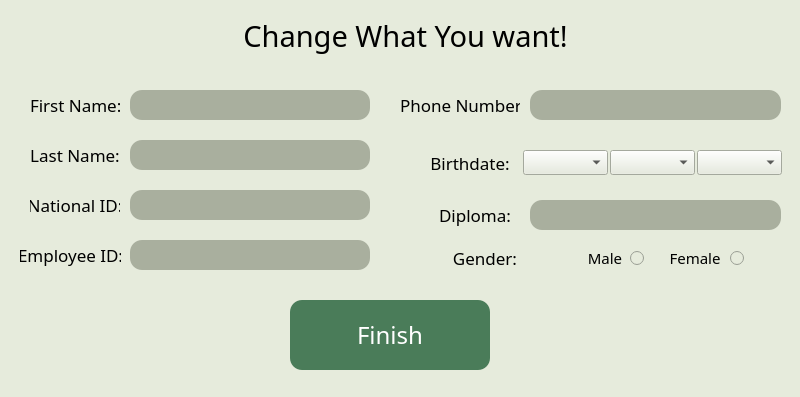
<?xml version="1.0" encoding="UTF-8"?>
<ui version="4.0">
 <class>MainWindow</class>
 <widget class="QMainWindow" name="MainWindow">
  <property name="geometry">
   <rect>
    <x>0</x>
    <y>0</y>
    <width>800</width>
    <height>397</height>
   </rect>
  </property>
  <property name="windowTitle">
   <string>MainWindow</string>
  </property>
  <property name="styleSheet">
   <string notr="true">QWidget {
	background-color: #e6ebdc;
}

QLineEdit, QTextEdit {
	background-color: #a9af9e;
	color: #000000;
	border: none;
	border-radius: 12px;
	padding: 6px;
	font-size: 15px;
}

QPushButton {
	background-color: #4A7C59;
	color: white;
	border: none;
	border-radius: 12px;
	padding: 6px 12px;
}

QPushButton:hover {
	background-color: #5A9F73;
}</string>
  </property>
  <widget class="QWidget" name="centralwidget">
   <widget class="QLabel" name="emp_ln_e_label">
    <property name="geometry">
     <rect>
      <x>30</x>
      <y>140</y>
      <width>90</width>
      <height>30</height>
     </rect>
    </property>
    <property name="font">
     <font>
      <family>Arad Medium</family>
      <pointsize>13</pointsize>
      <weight>50</weight>
      <bold>false</bold>
     </font>
    </property>
    <property name="text">
     <string>Last Name:</string>
    </property>
    <property name="alignment">
     <set>Qt::AlignCenter</set>
    </property>
   </widget>
   <widget class="QLabel" name="emp_id_e_label">
    <property name="geometry">
     <rect>
      <x>20</x>
      <y>240</y>
      <width>101</width>
      <height>30</height>
     </rect>
    </property>
    <property name="font">
     <font>
      <family>Arad Medium</family>
      <pointsize>13</pointsize>
      <weight>50</weight>
      <bold>false</bold>
     </font>
    </property>
    <property name="text">
     <string>Employee ID:</string>
    </property>
    <property name="alignment">
     <set>Qt::AlignCenter</set>
    </property>
   </widget>
   <widget class="QComboBox" name="emp_brithmonth_e_comboBox">
    <property name="geometry">
     <rect>
      <x>610</x>
      <y>150</y>
      <width>85</width>
      <height>25</height>
     </rect>
    </property>
    <property name="font">
     <font>
      <family>Arad Medium</family>
      <pointsize>-1</pointsize>
      <weight>50</weight>
      <bold>false</bold>
     </font>
    </property>
    <property name="styleSheet">
     <string notr="true">/* style for the QComboBox */
QComboBox {
	border-radius: 10px;
	padding-left: 10px;
}

/* style for drop down area */
QComboBox::drop-down {
	border: 0px;
}

/* style for drop down arrow */
QComboBox::down-arrow {
	image: url(D:\Python/Projects/GitHub_PR/Hospital Management/down-arrow-8-128);
	width: 12px;
	height: 12px;
	margin-right: 10px;
}

/* style for list menu */
QComboBox QListView {
font-size: 12px;
border: 1px solid #000000;
padding: 5px;
background-color: #a9af9e;
outline: 0px;
}

QComboBox {
	background-color: #a9af9e;
    font-size: 15px;
    font-family: &quot;Arad Medium&quot;;
}

QComboBox QAbstractItemView {
    background-color: #a9af9e;
    color: black;
    selection-background-color: #F3E9E2;
    selection-color: black;
}</string>
    </property>
   </widget>
   <widget class="QLineEdit" name="emp_diploma_e_lineEdit">
    <property name="geometry">
     <rect>
      <x>530</x>
      <y>200</y>
      <width>251</width>
      <height>30</height>
     </rect>
    </property>
    <property name="font">
     <font>
      <family>Arad Medium</family>
      <pointsize>-1</pointsize>
      <weight>50</weight>
      <bold>false</bold>
     </font>
    </property>
   </widget>
   <widget class="QLabel" name="emp_male_e_label">
    <property name="geometry">
     <rect>
      <x>580</x>
      <y>248</y>
      <width>50</width>
      <height>20</height>
     </rect>
    </property>
    <property name="font">
     <font>
      <family>Arad Medium</family>
      <pointsize>11</pointsize>
      <weight>50</weight>
      <bold>false</bold>
     </font>
    </property>
    <property name="text">
     <string>Male</string>
    </property>
    <property name="alignment">
     <set>Qt::AlignCenter</set>
    </property>
   </widget>
   <widget class="QLabel" name="emp_nid_e_label">
    <property name="geometry">
     <rect>
      <x>30</x>
      <y>190</y>
      <width>90</width>
      <height>30</height>
     </rect>
    </property>
    <property name="font">
     <font>
      <family>Arad Medium</family>
      <pointsize>13</pointsize>
      <weight>50</weight>
      <bold>false</bold>
     </font>
    </property>
    <property name="text">
     <string>National ID:</string>
    </property>
    <property name="alignment">
     <set>Qt::AlignCenter</set>
    </property>
   </widget>
   <widget class="QPushButton" name="add_emp_e_Button">
    <property name="geometry">
     <rect>
      <x>290</x>
      <y>300</y>
      <width>200</width>
      <height>70</height>
     </rect>
    </property>
    <property name="font">
     <font>
      <family>Arad Medium</family>
      <pointsize>18</pointsize>
      <weight>50</weight>
      <bold>false</bold>
     </font>
    </property>
    <property name="text">
     <string>Finish</string>
    </property>
   </widget>
   <widget class="QLabel" name="emp_phone_e_label">
    <property name="geometry">
     <rect>
      <x>400</x>
      <y>90</y>
      <width>120</width>
      <height>30</height>
     </rect>
    </property>
    <property name="font">
     <font>
      <family>Arad Medium</family>
      <pointsize>13</pointsize>
      <weight>50</weight>
      <bold>false</bold>
     </font>
    </property>
    <property name="text">
     <string>Phone Number:</string>
    </property>
   </widget>
   <widget class="QLabel" name="emp_gender_e_label">
    <property name="geometry">
     <rect>
      <x>440</x>
      <y>243</y>
      <width>90</width>
      <height>30</height>
     </rect>
    </property>
    <property name="font">
     <font>
      <family>Arad Medium</family>
      <pointsize>13</pointsize>
      <weight>50</weight>
      <bold>false</bold>
     </font>
    </property>
    <property name="text">
     <string>Gender:</string>
    </property>
    <property name="alignment">
     <set>Qt::AlignCenter</set>
    </property>
   </widget>
   <widget class="QLineEdit" name="emp_id_e_lineEdit">
    <property name="geometry">
     <rect>
      <x>130</x>
      <y>240</y>
      <width>240</width>
      <height>30</height>
     </rect>
    </property>
    <property name="font">
     <font>
      <family>Arad Medium</family>
      <pointsize>-1</pointsize>
      <weight>50</weight>
      <bold>false</bold>
     </font>
    </property>
   </widget>
   <widget class="QLabel" name="emp_birthdate_e_label">
    <property name="geometry">
     <rect>
      <x>425</x>
      <y>148</y>
      <width>90</width>
      <height>30</height>
     </rect>
    </property>
    <property name="font">
     <font>
      <family>Arad Medium</family>
      <pointsize>13</pointsize>
      <weight>50</weight>
      <bold>false</bold>
     </font>
    </property>
    <property name="text">
     <string>Birthdate:</string>
    </property>
    <property name="alignment">
     <set>Qt::AlignCenter</set>
    </property>
   </widget>
   <widget class="QLineEdit" name="emp_phone_e_lineEdit">
    <property name="geometry">
     <rect>
      <x>530</x>
      <y>90</y>
      <width>251</width>
      <height>30</height>
     </rect>
    </property>
    <property name="font">
     <font>
      <family>Arad Medium</family>
      <pointsize>-1</pointsize>
      <weight>50</weight>
      <bold>false</bold>
     </font>
    </property>
   </widget>
   <widget class="QLabel" name="top_inf_e_e_label">
    <property name="geometry">
     <rect>
      <x>240</x>
      <y>10</y>
      <width>331</width>
      <height>51</height>
     </rect>
    </property>
    <property name="font">
     <font>
      <family>Arad Medium</family>
      <pointsize>22</pointsize>
      <weight>50</weight>
      <bold>false</bold>
     </font>
    </property>
    <property name="text">
     <string>Change What You want!</string>
    </property>
    <property name="alignment">
     <set>Qt::AlignCenter</set>
    </property>
   </widget>
   <widget class="QLineEdit" name="emp_ln_e_lineEdit">
    <property name="geometry">
     <rect>
      <x>130</x>
      <y>140</y>
      <width>240</width>
      <height>30</height>
     </rect>
    </property>
    <property name="font">
     <font>
      <family>Arad Medium</family>
      <pointsize>-1</pointsize>
      <weight>50</weight>
      <bold>false</bold>
     </font>
    </property>
   </widget>
   <widget class="QLabel" name="emp_diploma_e_label">
    <property name="geometry">
     <rect>
      <x>430</x>
      <y>200</y>
      <width>90</width>
      <height>30</height>
     </rect>
    </property>
    <property name="font">
     <font>
      <family>Arad Medium</family>
      <pointsize>13</pointsize>
      <weight>50</weight>
      <bold>false</bold>
     </font>
    </property>
    <property name="text">
     <string>Diploma:</string>
    </property>
    <property name="alignment">
     <set>Qt::AlignCenter</set>
    </property>
    <property name="wordWrap">
     <bool>true</bool>
    </property>
   </widget>
   <widget class="QLabel" name="emp_female_e_label">
    <property name="geometry">
     <rect>
      <x>670</x>
      <y>248</y>
      <width>50</width>
      <height>20</height>
     </rect>
    </property>
    <property name="font">
     <font>
      <family>Arad Medium</family>
      <pointsize>11</pointsize>
      <weight>50</weight>
      <bold>false</bold>
     </font>
    </property>
    <property name="text">
     <string>Female</string>
    </property>
    <property name="alignment">
     <set>Qt::AlignCenter</set>
    </property>
   </widget>
   <widget class="QComboBox" name="emp_birthday_e_comboBox">
    <property name="geometry">
     <rect>
      <x>697</x>
      <y>150</y>
      <width>85</width>
      <height>25</height>
     </rect>
    </property>
    <property name="font">
     <font>
      <family>Arad Medium</family>
      <pointsize>-1</pointsize>
      <weight>50</weight>
      <bold>false</bold>
     </font>
    </property>
    <property name="styleSheet">
     <string notr="true">/* style for the QComboBox */
QComboBox {
	border-radius: 10px;
	padding-left: 10px;
}

/* style for drop down area */
QComboBox::drop-down {
	border: 0px;
}

/* style for drop down arrow */
QComboBox::down-arrow {
	image: url(D:\Python/Projects/GitHub_PR/Hospital Management/down-arrow-8-128);
	width: 12px;
	height: 12px;
	margin-right: 10px;
}

/* style for list menu */
QComboBox QListView {
font-size: 12px;
border: 1px solid #000000;
padding: 5px;
background-color: #a9af9e;
outline: 0px;
}

QComboBox {
	background-color: #a9af9e;
    font-size: 15px;
    font-family: &quot;Arad Medium&quot;;
}

QComboBox QAbstractItemView {
    background-color: #a9af9e;
    color: black;
    selection-background-color: #F3E9E2;
    selection-color: black;
}</string>
    </property>
   </widget>
   <widget class="QLabel" name="emp_fn_e_label">
    <property name="geometry">
     <rect>
      <x>30</x>
      <y>90</y>
      <width>90</width>
      <height>30</height>
     </rect>
    </property>
    <property name="font">
     <font>
      <family>Arad Medium</family>
      <pointsize>13</pointsize>
      <weight>50</weight>
      <bold>false</bold>
     </font>
    </property>
    <property name="text">
     <string>First Name:</string>
    </property>
   </widget>
   <widget class="QLineEdit" name="emp_nid_e_lineEdit">
    <property name="geometry">
     <rect>
      <x>130</x>
      <y>190</y>
      <width>240</width>
      <height>30</height>
     </rect>
    </property>
    <property name="font">
     <font>
      <family>Arad Medium</family>
      <pointsize>-1</pointsize>
      <weight>50</weight>
      <bold>false</bold>
     </font>
    </property>
   </widget>
   <widget class="QLineEdit" name="emp_fn_e_lineEdit">
    <property name="geometry">
     <rect>
      <x>130</x>
      <y>90</y>
      <width>240</width>
      <height>30</height>
     </rect>
    </property>
    <property name="font">
     <font>
      <family>Arad Medium</family>
      <pointsize>-1</pointsize>
      <weight>50</weight>
      <bold>false</bold>
     </font>
    </property>
   </widget>
   <widget class="QComboBox" name="emp_birthyear_e_comboBox">
    <property name="geometry">
     <rect>
      <x>523</x>
      <y>150</y>
      <width>85</width>
      <height>25</height>
     </rect>
    </property>
    <property name="font">
     <font>
      <family>Arad Medium</family>
      <pointsize>-1</pointsize>
      <weight>50</weight>
      <bold>false</bold>
     </font>
    </property>
    <property name="styleSheet">
     <string notr="true">/* style for the QComboBox */
QComboBox {
	border-radius: 10px;
	padding-left: 10px;
}

/* style for drop down area */
QComboBox::drop-down {
	border: 0px;
}

/* style for drop down arrow */
QComboBox::down-arrow {
	image: url(D:\Python/Projects/GitHub_PR/Hospital Management/down-arrow-8-128);
	width: 12px;
	height: 12px;
	margin-right: 10px;
}

/* style for list menu */
QComboBox QListView {
font-size: 12px;
border: 1px solid #000000;
padding: 5px;
background-color: #a9af9e;
outline: 0px;
}

QComboBox {
	background-color: #a9af9e;
    font-size: 15px;
    font-family: &quot;Arad Medium&quot;;
}

QComboBox QAbstractItemView {
    background-color: #a9af9e;
    color: black;
    selection-background-color: #F3E9E2;
    selection-color: black;
}</string>
    </property>
   </widget>
   <widget class="QRadioButton" name="emp_e_male_radioButton">
    <property name="geometry">
     <rect>
      <x>630</x>
      <y>250</y>
      <width>16</width>
      <height>17</height>
     </rect>
    </property>
    <property name="text">
     <string/>
    </property>
   </widget>
   <widget class="QRadioButton" name="emp_e_female_radioButton">
    <property name="geometry">
     <rect>
      <x>730</x>
      <y>250</y>
      <width>16</width>
      <height>17</height>
     </rect>
    </property>
    <property name="text">
     <string/>
    </property>
   </widget>
  </widget>
 </widget>
 <resources/>
 <connections/>
</ui>
